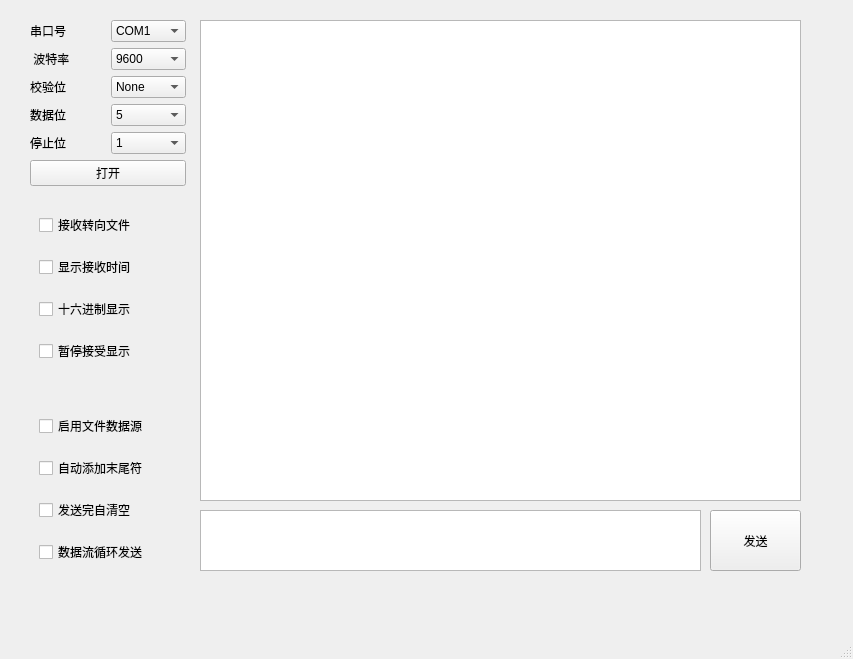
<?xml version="1.0" encoding="UTF-8"?>
<ui version="4.0">
 <class>MainWindow</class>
 <widget class="QMainWindow" name="MainWindow">
  <property name="geometry">
   <rect>
    <x>0</x>
    <y>0</y>
    <width>853</width>
    <height>659</height>
   </rect>
  </property>
  <property name="windowTitle">
   <string>MainWindow</string>
  </property>
  <widget class="QWidget" name="centralwidget">
   <widget class="QPushButton" name="m_sendbutton">
    <property name="geometry">
     <rect>
      <x>710</x>
      <y>510</y>
      <width>91</width>
      <height>61</height>
     </rect>
    </property>
    <property name="text">
     <string>发送</string>
    </property>
   </widget>
   <widget class="QWidget" name="layoutWidget">
    <property name="geometry">
     <rect>
      <x>30</x>
      <y>20</y>
      <width>156</width>
      <height>568</height>
     </rect>
    </property>
    <layout class="QVBoxLayout" name="verticalLayout_4">
     <item>
      <layout class="QVBoxLayout" name="verticalLayout">
       <item>
        <layout class="QHBoxLayout" name="horizontalLayout">
         <item>
          <widget class="QLabel" name="m_ck">
           <property name="text">
            <string>串口号</string>
           </property>
          </widget>
         </item>
         <item>
          <widget class="QComboBox" name="comboBox">
           <item>
            <property name="text">
             <string>COM1</string>
            </property>
           </item>
           <item>
            <property name="text">
             <string>COM2</string>
            </property>
           </item>
           <item>
            <property name="text">
             <string>COM3</string>
            </property>
           </item>
           <item>
            <property name="text">
             <string>COM4</string>
            </property>
           </item>
          </widget>
         </item>
        </layout>
       </item>
       <item>
        <layout class="QHBoxLayout" name="horizontalLayout_2">
         <item>
          <widget class="QLabel" name="m_bt">
           <property name="text">
            <string> 波特率</string>
           </property>
          </widget>
         </item>
         <item>
          <widget class="QComboBox" name="comboBox_2">
           <item>
            <property name="text">
             <string>9600</string>
            </property>
           </item>
           <item>
            <property name="text">
             <string>19200</string>
            </property>
           </item>
           <item>
            <property name="text">
             <string>38400</string>
            </property>
           </item>
           <item>
            <property name="text">
             <string>115200</string>
            </property>
           </item>
           <item>
            <property name="text">
             <string>460800</string>
            </property>
           </item>
          </widget>
         </item>
        </layout>
       </item>
       <item>
        <layout class="QHBoxLayout" name="horizontalLayout_3">
         <item>
          <widget class="QLabel" name="m_jy">
           <property name="text">
            <string>校验位</string>
           </property>
          </widget>
         </item>
         <item>
          <widget class="QComboBox" name="comboBox_3">
           <item>
            <property name="text">
             <string>None</string>
            </property>
           </item>
           <item>
            <property name="text">
             <string>Even</string>
            </property>
           </item>
           <item>
            <property name="text">
             <string>Odd</string>
            </property>
           </item>
          </widget>
         </item>
        </layout>
       </item>
       <item>
        <layout class="QHBoxLayout" name="horizontalLayout_4">
         <item>
          <widget class="QLabel" name="m_sj">
           <property name="text">
            <string>数据位</string>
           </property>
          </widget>
         </item>
         <item>
          <widget class="QComboBox" name="comboBox_4">
           <item>
            <property name="text">
             <string>5</string>
            </property>
           </item>
           <item>
            <property name="text">
             <string>6</string>
            </property>
           </item>
           <item>
            <property name="text">
             <string>7</string>
            </property>
           </item>
           <item>
            <property name="text">
             <string>8</string>
            </property>
           </item>
          </widget>
         </item>
        </layout>
       </item>
       <item>
        <layout class="QHBoxLayout" name="horizontalLayout_5">
         <item>
          <widget class="QLabel" name="m_tz">
           <property name="text">
            <string>停止位</string>
           </property>
          </widget>
         </item>
         <item>
          <widget class="QComboBox" name="comboBox_5">
           <item>
            <property name="text">
             <string>1</string>
            </property>
           </item>
           <item>
            <property name="text">
             <string>1.5</string>
            </property>
           </item>
           <item>
            <property name="text">
             <string>2</string>
            </property>
           </item>
          </widget>
         </item>
        </layout>
       </item>
      </layout>
     </item>
     <item>
      <widget class="QPushButton" name="m_stopbutton">
       <property name="text">
        <string>打开</string>
       </property>
       <property name="iconSize">
        <size>
         <width>20</width>
         <height>5</height>
        </size>
       </property>
      </widget>
     </item>
     <item>
      <widget class="QWidget" name="m_jsqsz" native="true">
       <layout class="QVBoxLayout" name="verticalLayout_2">
        <item>
         <widget class="QCheckBox" name="chkRecvSaveFile">
          <property name="text">
           <string>接收转向文件</string>
          </property>
         </widget>
        </item>
        <item>
         <widget class="QCheckBox" name="chkShowTime">
          <property name="text">
           <string>显示接收时间</string>
          </property>
         </widget>
        </item>
        <item>
         <widget class="QCheckBox" name="chkHexShow">
          <property name="text">
           <string>十六进制显示</string>
          </property>
         </widget>
        </item>
        <item>
         <widget class="QCheckBox" name="chkPauseShow">
          <property name="text">
           <string>暂停接受显示</string>
          </property>
         </widget>
        </item>
       </layout>
      </widget>
     </item>
     <item>
      <widget class="QWidget" name="widget" native="true">
       <layout class="QVBoxLayout" name="verticalLayout_3">
        <item>
         <widget class="QCheckBox" name="chkFileSource">
          <property name="text">
           <string>启用文件数据源</string>
          </property>
         </widget>
        </item>
        <item>
         <widget class="QCheckBox" name="chkAutoAppend">
          <property name="text">
           <string>自动添加末尾符</string>
          </property>
         </widget>
        </item>
        <item>
         <widget class="QCheckBox" name="chkAutoClear">
          <property name="text">
           <string>发送完自清空</string>
          </property>
         </widget>
        </item>
        <item>
         <widget class="QCheckBox" name="chkLoopSend">
          <property name="text">
           <string>数据流循环发送</string>
          </property>
         </widget>
        </item>
       </layout>
      </widget>
     </item>
    </layout>
   </widget>
   <widget class="QTextEdit" name="m_receive">
    <property name="geometry">
     <rect>
      <x>200</x>
      <y>20</y>
      <width>601</width>
      <height>481</height>
     </rect>
    </property>
   </widget>
   <widget class="QTextEdit" name="m_send">
    <property name="geometry">
     <rect>
      <x>200</x>
      <y>510</y>
      <width>501</width>
      <height>61</height>
     </rect>
    </property>
   </widget>
  </widget>
  <widget class="QMenuBar" name="menubar">
   <property name="geometry">
    <rect>
     <x>0</x>
     <y>0</y>
     <width>853</width>
     <height>25</height>
    </rect>
   </property>
  </widget>
  <widget class="QStatusBar" name="statusbar"/>
 </widget>
 <resources/>
 <connections/>
</ui>
